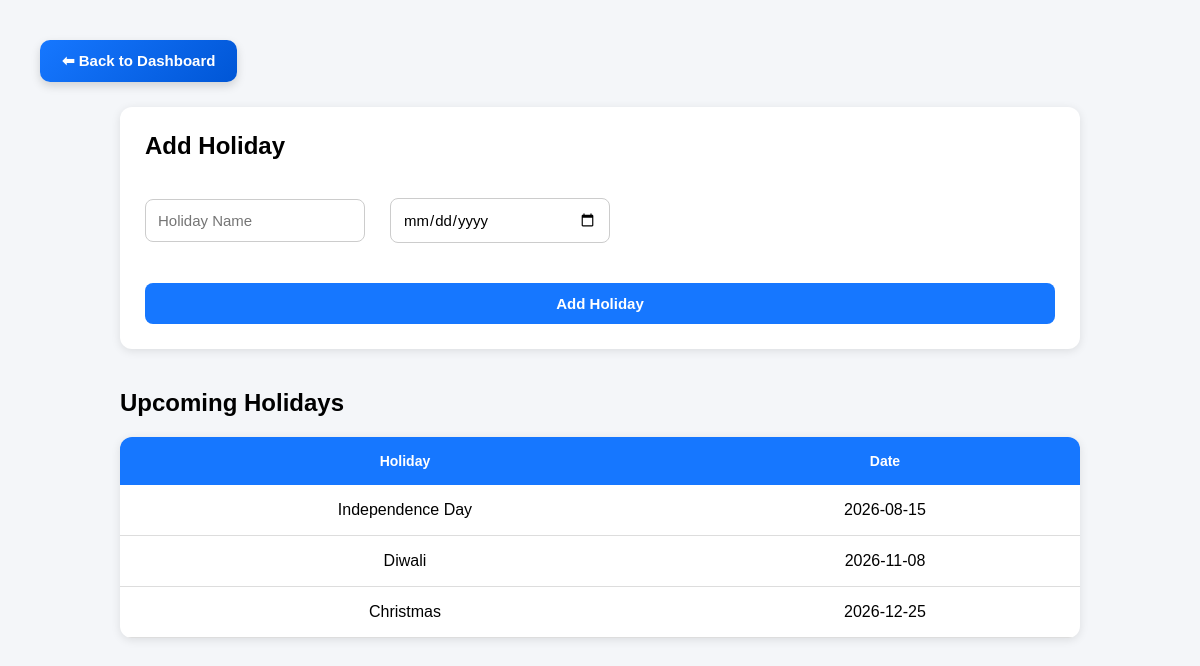
/holidays.php (signed in), run on the app's committed database.
### tables this page shows
CREATE TABLE `holidays` (
  `id` int(11) NOT NULL,
  `holiday_name` varchar(100) DEFAULT NULL,
  `holiday_date` date DEFAULT NULL
);

### holidays.php (the view, shortened to what this page needs)
<?php
include("includes/db.php");
$employee_id = $_SESSION['employee_id'];
$user_query = mysqli_query(
    $conn,
    "SELECT * FROM users
WHERE employee_id='$employee_id'"
);
$user = mysqli_fetch_assoc($user_query);
$role = $user['role'];
$current_date = date("Y-m-d");
$upcoming = mysqli_query(
    $conn,
    "SELECT * FROM holidays
WHERE holiday_date >= '$current_date'
ORDER BY holiday_date ASC"
);
?>
<!DOCTYPE html>
<html>
<head>
    <link rel="stylesheet" type="text/css" href="css/style.css">
</head>
<body>
    <div class="container">
        <div class="back-btn-box">
            <a href="dashboard.php" class="back-dashboard-btn">
                ⬅ Back to Dashboard
            </a>
        </div>
        <?php
        if ($role == "Admin") {
            ?>
            <div class="add-holiday-box">
                <h2>Add Holiday</h2>
                <form method="POST" class="add-holiday-form">
                    <input type="text" name="holiday_name" placeholder="Holiday Name" required>
                    <input type="date" name="holiday_date" required>
                    <button type="submit" name="add_holiday">
                        Add Holiday
                    </button>
                </form>
            </div>
            <?php
        }
        ?>
        <h2>Upcoming Holidays</h2>
        <table class="holiday-table">
            <tr>
                <th>Holiday</th>
                <th>Date</th>
            </tr>
            <?php
            while ($row = mysqli_fetch_assoc($upcoming)) {
                ?>
                <tr>
                    <td>
                        <?php echo $row['holiday_name']; ?>
                    </td>
                    <td>
                        <?php echo $row['holiday_date']; ?>
                    </td>
                </tr>
                <?php
            }
            ?>
        </table>
    </div>
</body>
</html>

### css/style.css (style rules this page uses)
body { margin: 0 !important; }
* { margin: 0; padding: 0; box-sizing: border-box; font-family: Arial, sans-serif; }
input { width: 100%; padding: 15px; margin-top: 18px; border: 1px solid #ccc; border-radius: 10px; font-size: 16px; }
button { width: 100%; padding: 15px; margin-top: 25px; background: #007bff; color: white; border: none; border-radius: 10px; font-size: 18px; cursor: pointer; transition: 0.3s; }
.add-holiday-box { background: white; padding: 20px; border-radius: 10px; margin-bottom: 30px; }
.add-holiday-box input { padding: 10px; margin-right: 10px; }
.add-holiday-box button { padding: 10px 20px; background: #0d6efd; color: white; border: none; border-radius: 5px; }
.add-holiday-box { background: #ffffff; padding: 25px; border-radius: 10px; margin-bottom: 30px; }
.add-holiday-box h2 { margin-bottom: 20px; }
.add-holiday-box form { display: flex; gap: 15px; align-items: center; flex-wrap: wrap; }
.add-holiday-box input { padding: 12px; border: 1px solid #ccc; border-radius: 5px; width: 250px; }
.add-holiday-box button { padding: 12px 20px; background: #0d6efd; color: white; border: none; border-radius: 5px; cursor: pointer; }
.container { width: 80%; margin: auto; margin-top: 40px; }
h2 { margin-bottom: 20px; }
table { width: 100%; border-collapse: collapse; background: white; margin-bottom: 40px; }
table th { background: #0d6efd; color: white; padding: 15px; text-align: center; }
table td { padding: 18px; text-align: center; border-bottom: 1px solid #ddd; }
.add-holiday-box { background: white; padding: 25px; border-radius: 12px; margin-bottom: 40px; box-shadow: 0 2px 10px rgba(0, 0, 0, 0.1); }
.add-holiday-form { display: flex; gap: 15px; align-items: center; flex-wrap: wrap; }
.add-holiday-form input { padding: 12px; border: 1px solid #ccc; border-radius: 8px; width: 220px; font-size: 15px; }
.add-holiday-form button { padding: 12px 25px; border: none; background: #1677ff; color: white; border-radius: 8px; cursor: pointer; font-size: 15px; font-weight: bold; }
.holiday-table { width: 100%; border-collapse: collapse; background: white; border-radius: 12px; overflow: hidden; box-shadow: 0 2px 10px rgba(0, 0, 0, 0.1); }
.holiday-table th { background: #1677ff; color: white; padding: 16px; text-align: center; }
.holiday-table td { padding: 16px; text-align: center; border-bottom: 1px solid #ddd; }
.back-btn-box { margin-bottom: 25px; margin-left: -190px; }
.back-dashboard-btn { background: linear-gradient(135deg, #0d6efd, #0056d6); color: white; padding: 12px 22px; text-decoration: none; border-radius: 10px; font-size: 15px; font-weight: 600; display: inline-block; transition: 0.3s ease; box-shadow: 0 4px 10px rgba(0, 0, 0, 0.15); }
.back-btn-box { margin-bottom: 25px; margin-left: -90px; padding-left: 10px; }
.back-dashboard-btn { display: inline-block; background: linear-gradient(135deg, #1677ff, #0056d6); color: white; padding: 12px 22px; border-radius: 10px; text-decoration: none; font-weight: 600; transition: 0.3s; box-shadow: 0 4px 10px rgba(0, 0, 0, 0.15); }
table { width: 100%; border-collapse: collapse; background: #fff; }
table th { background: #1877f2; color: white; padding: 14px; font-size: 14px; }
table td { padding: 14px; border-bottom: 1px solid #ddd; text-align: center; }
body { margin: 0; background: #f4f6f9; font-family: Arial; }

### data on the page
holidays: holiday_name "Independence Day", holiday_date "2026-08-15"
holidays: holiday_name "Diwali", holiday_date "2026-11-08"
holidays: holiday_name "Christmas", holiday_date "2026-12-25"
